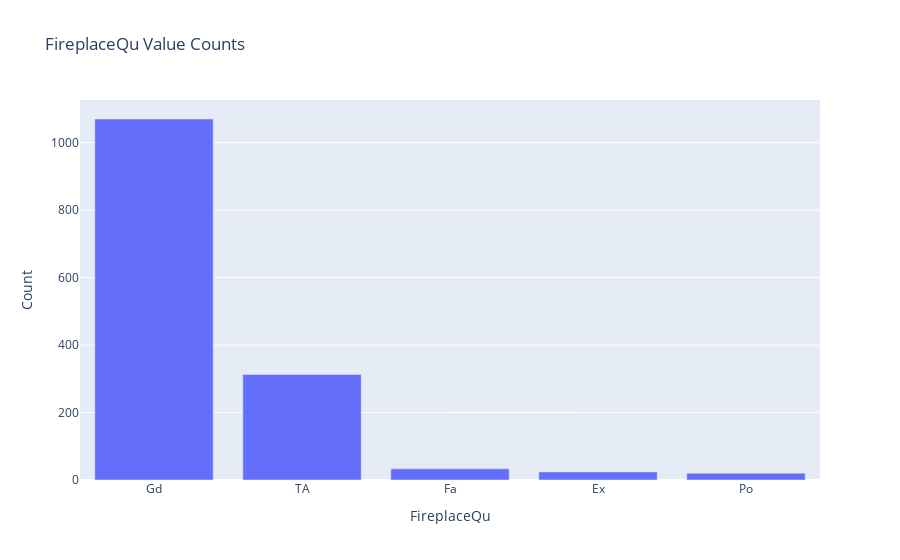

The notebook cell this image was saved under:
### Code cell
vc = df['FireplaceQu'].to_pandas().value_counts().reset_index()
vc.columns = ['FireplaceQu', 'Count']

fig = px.bar(vc, x = 'FireplaceQu', y = 'Count', title = 'FireplaceQu Value Counts')
fig.show()

### Figure 1 — Plotly figure (JSON) as saved in the notebook; plotly's stock layout.template omitted (floating-point values rounded to 4 significant figures)
{"data": [{"alignmentgroup": "True", "hovertemplate": "FireplaceQu=%{x}<br>Count=%{y}<extra></extra>", "legendgroup": "", "marker": {"color": "#636efa", "pattern": {"shape": ""}}, "name": "", "offsetgroup": "", "orientation": "v", "showlegend": false, "textposition": "auto", "type": "bar", "x": ["Gd", "TA", "Fa", "Ex", "Po"], "xaxis": "x", "y": [1070, 313, 33, 24, 20], "yaxis": "y"}], "layout": {"barmode": "relative", "legend": {"tracegroupgap": 0}, "title": {"text": "FireplaceQu Value Counts"}, "xaxis": {"anchor": "y", "domain": [0, 1], "title": {"text": "FireplaceQu"}}, "yaxis": {"anchor": "x", "domain": [0, 1], "title": {"text": "Count"}}}}
